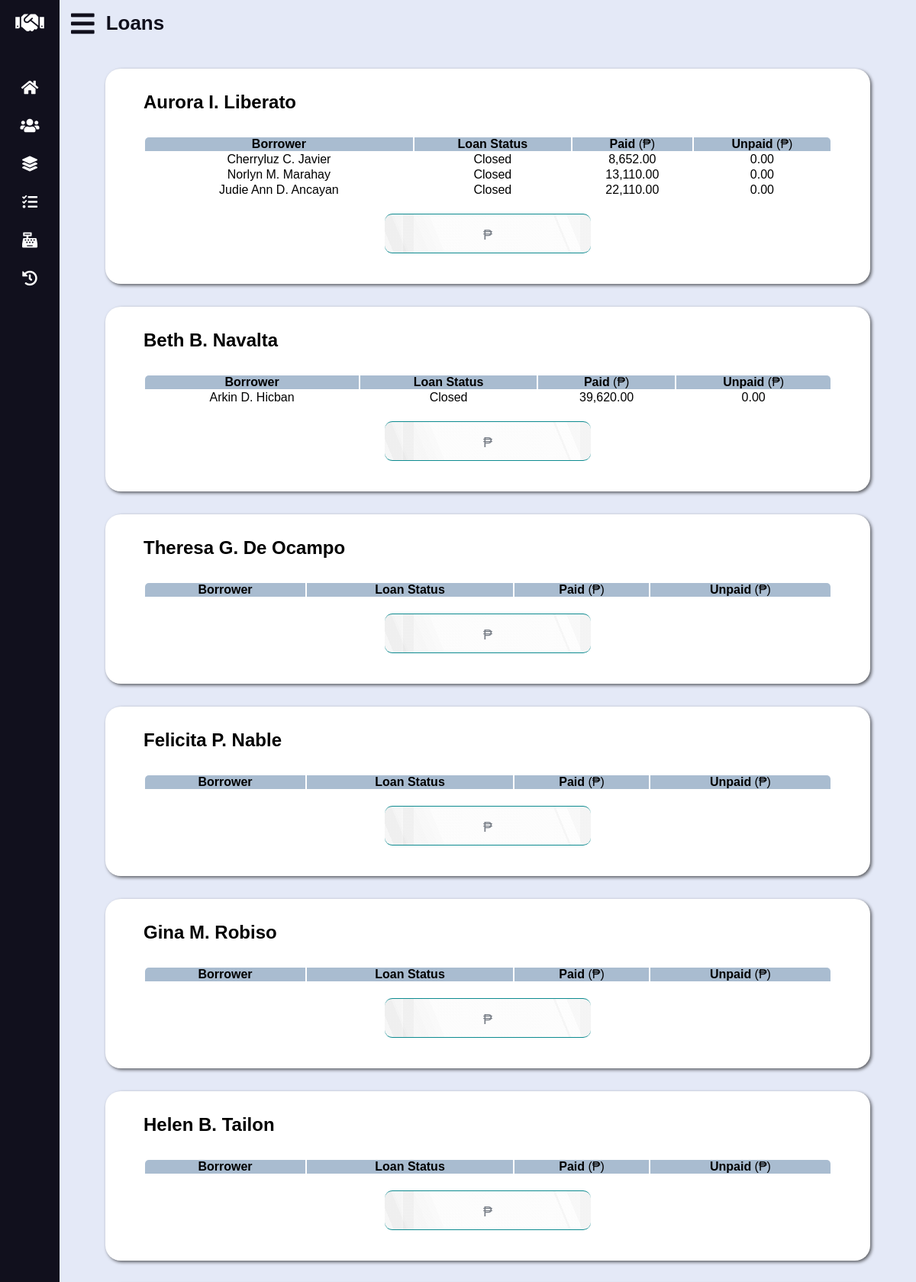
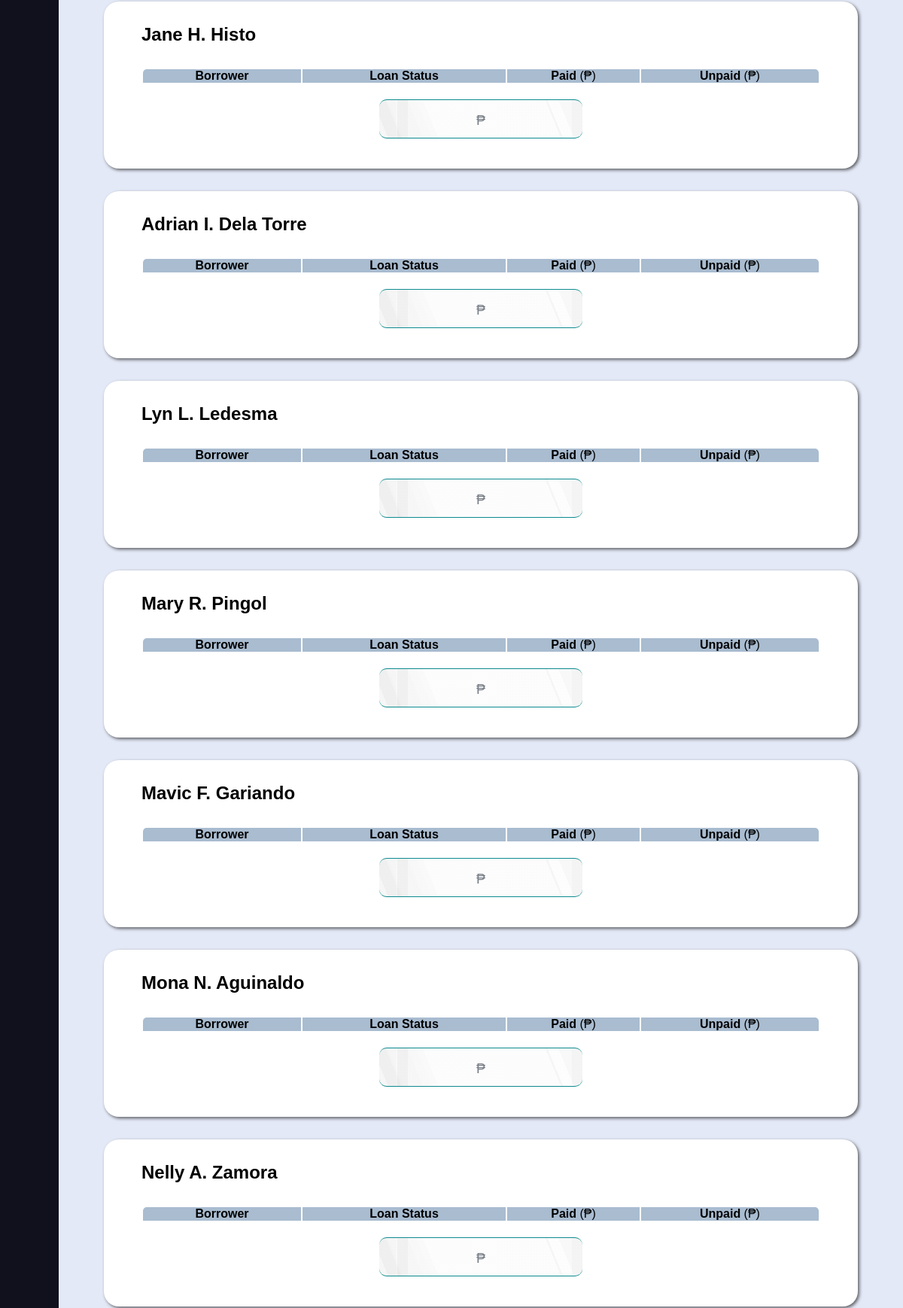
Page /loans.php (signed in, upper part) on the committed database (2 pictures, top to bottom).
### tables this page shows
CREATE TABLE `data_subject` (
	`data_subject_id` INT UNSIGNED AUTO_INCREMENT PRIMARY KEY,
	`fname` VARCHAR(50) NOT NULL,
	`mname` VARCHAR(50) NOT NULL,
	`lname` VARCHAR(50) NOT NULL,
	`contact_no` CHAR(11) NOT NULL,
	`bday` DATE NOT NULL,
	`phase_block_lot` VARCHAR(20) NOT NULL
);

CREATE TABLE `loan` (
	`loan_id` INT UNSIGNED AUTO_INCREMENT PRIMARY KEY,
	`borrower_id` INT UNSIGNED NOT NULL,
	`guarantor_id` INT UNSIGNED NOT NULL,
	`loan_date_time` DATETIME NOT NULL DEFAULT (NOW()),
	`principal` DECIMAL(10, 2) NOT NULL,
	`status` ENUM('Active', 'Closed') DEFAULT 'Active' NOT NULL,
	`proof` CHAR(10) NOT NULL,
	`collateral` CHAR(10),
	`cycle_id` YEAR DEFAULT (YEAR(CURDATE())),

	CONSTRAINT fk_loan_borrower_id FOREIGN KEY (`borrower_id`)
		REFERENCES `data_subject` (`data_subject_id`)
		ON UPDATE CASCADE
		ON DELETE RESTRICT,
	CONSTRAINT fk_loan_guarantor_id FOREIGN KEY (`guarantor_id`)
		REFERENCES `guarantor` (`guarantor_id`)
		ON UPDATE CASCADE
		ON DELETE RESTRICT,
	CONSTRAINT fk_loan_cycle_id FOREIGN KEY (`cycle_id`)
		REFERENCES `cycle` (`cycle_id`)
		ON UPDATE CASCADE
		ON DELETE RESTRICT
);

### lib/database-handler.php (called while the page is built, shortened)
<?php
class Database {
	private $host = DB_HOST;
	private $dbname = DB_NAME;
	private $charset = DB_CHARSET;
	private $user = DB_USER;
	private $password = DB_PASSWORD;
	private $dbh;
	private $stmt;
	public function __construct() {
		$dsn = "mysql:host=".$this->host.";charset=".$this->charset.";dbname=".$this->dbname;
		$options = array (
			PDO::ATTR_PERSISTENT => true,
			PDO::ATTR_ERRMODE => PDO::ERRMODE_EXCEPTION,
			PDO::ATTR_ORACLE_NULLS => PDO::NULL_NATURAL
		);
		try {
			$this->dbh = new PDO($dsn, $this->user, $this->password, $options);
		}
		catch (PDOException $e) {
			$this->error = $e->getMessage()." in ".$e->getFile()." on line ".$e->getLine();
			$this->terminate();
		}
	}
	public function query($query) {
		$this->stmt = $this->dbh->prepare($query);
	}
	public function execute($message = "", $redirect = "") {
		try {
			return $this->stmt->execute();
		}
		catch (PDOException $e) {
			$this->logFile = "../src/log.txt";
			$this->error = $e->getMessage()." in ".$e->getFile()." on line ".$e->getLine();
			$this->logError();
		}
		finally {
			if ($redirect !== "") {
				$this->confirmQuery($message, $redirect);
			}
		}
	}
	public function resultSet() {
		$this->execute();
		return $this->stmt->fetchAll(PDO::FETCH_OBJ);
	}
	public function resultSetOneColumn() {
		$this->execute();
		return $this->stmt->fetchAll(PDO::FETCH_COLUMN);
	}
	public function __destruct() {
		$this->dbh = null;
	}
}

### models/Guarantor.php (called while the page is built, shortened)
<?php
class Guarantor {
	private $db;
	private $cycle;
	public function __construct() {
		$this->db = new Database();
		$cycle = new Cycle();
		$this->cycle = $cycle->getCycleId();
	}
	public function getCurrentGuarantors() {
		$this->db->query("
			SELECT
				*
			FROM
				`data_subject`
			INNER JOIN `guarantor_cycle_map`
				ON `data_subject_id` = `guarantor_id`
			WHERE
				`cycle_id` = $this->cycle
		");
		return $this->db->resultSet();
	}
}

### models/Cycle.php (called while the page is built, shortened)
<?php
class Cycle {
	private $db;
	public function __construct() {
		$this->db = new Database();
	}
	public function getCycleId() {
		if (isset($_SESSION["cycle"])) {
			$session_cycle = $_SESSION["cycle"];
			$periods = $this->getPeriods();
			if (in_array($session_cycle, $periods))
				return $session_cycle;
			else
				return $this->getLatestPeriod();
		}
	}
	public function getPeriods() {
		$this->db->query("SELECT `cycle_id` FROM `cycle`");
		return $this->db->resultSetOneColumn();
	}
}

### models/Transaction.php (called while the page is built, shortened)
<?php
class Transaction {
	public function __construct() {
		$this->db = new Database();
		$cycle = new Cycle();
		$this->cycle = $cycle->getCycleId();
	}
}

### models/Loan.php (called while the page is built, shortened)
<?php
class Loan extends Transaction {
	public function getLoanSummaryByGuarantor($id) {
		$this->db->query("
			SELECT
				`fname`,
				`mname`,
				`lname`,
				`status`,
				total_payments_by_loan(`loan_id`) AS `paid`,
				total_receivables_by_loan(`loan_id`) AS `unpaid`
			FROM
				`loan`
			INNER JOIN `data_subject`
				ON `borrower_id` = `data_subject_id`
			WHERE
				`cycle_id` = $this->cycle AND
				`guarantor_id` = $id
		");
		return $this->db->resultSet();
	}
}

### loans.php (the view, shortened to what this page needs)
<?php
	require_once "lib/database-handler.php";
	require_once "models/Cycle.php";
	require_once "models/Guarantor.php";
	require_once "models/Transaction.php";
	require_once "models/Loan.php";
	$guarantor = new Guarantor();
	$guarantors = $guarantor->getCurrentGuarantors();
	$loan = new Loan();
?>
<!DOCTYPE html>
<html lang="en">
<head>
	<link rel="stylesheet" type="text/css" href="css/all.min.css" />
	<link rel="stylesheet" type="text/css" href="css/datatables.min.css" />
	<link rel="stylesheet" type="text/css" href="css/style.css" />
	<link rel="stylesheet" type="text/css" href="css/vertical-nav-bar.css" />
	<link rel="stylesheet" type="text/css" href="css/tables.css" />
	<link rel="stylesheet" type="text/css" href="css/forms.css" />
	<link rel="stylesheet" type="text/css" href="css/loans.css" />
	<link rel="stylesheet" type="text/css" href="css/media-queries.css" />
</head>
<body>
	<main id="loans">
		<header>
			<i class="fas fa-bars"></i>
			<h2 class="text">Loans</h2>
		</header>
		<?php
		if (count($guarantors) > 0):
			foreach ($guarantors as $g):
				$loans = $loan->getLoanSummaryByGuarantor($g->guarantor_id);
				$gname_composed = $g->fname." ".$g->mname[0].". ".$g->lname;
		?>
		<section data-gurantor-lname="<?php echo $g->lname; ?>">
			<h3><?php echo $gname_composed; ?></h3>
			<table
				id="<?php echo $g->guarantor_id; ?>-tbl"
				data-guarantor-name="<?php echo $gname_composed; ?>"
				class="display cell-border"
				width="100%"
				>
				<thead>
					<tr>
						<th>Borrower</th>
						<th>Loan Status</th>
						<th>Paid <span>(&#8369;)</span></th>
						<th>Unpaid <span>(&#8369;)</span></th>
					</tr>
				</thead>
				<tbody>
					<?php
						if (!is_null($loans)):
							foreach ($loans as $l):
					 ?>
					<tr>
						<td data-sort="<?php echo $l->lname; ?>"><?php echo $l->fname." ".$l->mname[0].". ".$l->lname; ?></td>
						<td><?php echo $l->status; ?></td>
						<td><?php echo number_format($l->paid, 2, ".", ","); ?></td>
						<td><?php echo number_format($l->unpaid, 2, ".", ","); ?></td>
					</tr>
					<?php
							endforeach;
						endif;
					?>
				</tbody>
			</table>
			<p class="pattern-bg"><span class="peso-sign">&#8369; </span><span class="amount"></span></p>
		</section>
		<?php
			endforeach;
		endif; ?>
	</main>
</body>
</html>

### css/style.css (style rules this page uses)
:root { --athens-gray: #e8e9eb; --azureish-white: #dae8f5; --blue-chill: #0d8b90; --botticelli: #d4e1ee; --chambray: #345f90; --cyan: #03b8c0; --dark-purple: #1d1b31; --eden: #0d3b4c; --light-gray: #d3d3d3; --light-steel-blue: #a9bcd0; --link-water: #e4e9f7; --persian-red: #d33333; --roman-silver: #787e87; --silver-sand: #c5c6c8; --xiketic: #11101d; }
* { box-sizing: border-box; font-family: "Poppins", sans-serif; margin: 0; padding: 0; }
html, body { height: 100%; }
main { background: var(--link-water); left: 280px; min-height: 100vh; padding-bottom: 30px; position: relative; transition: all 0.5s ease; width: calc(100% - 280px); }
main header { align-items: center; color: var(--xiketic); display: flex; font-size: 35px; height: 60px; overflow: hidden; }
main header .fa-bars { cursor: pointer; margin: 0 15px; }
h2 { font-size: 26px; font-weight: 600; }
h3 { font-size: 24px; margin: 10px 0; }
section { background-color: #fff; border-radius: 20px; box-shadow: 2px 2px 4px rgba(0, 0, 0, 0.6); margin: 30px 60px; padding: 20px 50px 40px 50px; }
.pattern-bg { background-image: linear-gradient(90deg, rgba(165, 165, 165, 0.03) 0%, rgba(165, 165, 165, 0.03) 8%,rgba(235, 235, 235, 0.03) 8%, rgba(235, 235, 235, 0.03) 9%,rgba(7, 7, 7, 0.03) 9%, rgba(7, 7, 7, 0.03) 14%,rgba(212, 212, 212, 0.03) 14%, rgba(212, 212, 212, 0.03) 17%,rgba(219, 219, 219, 0.03) 17%, rgba(219, 219, 219, 0.03) 95%,rgba(86, 86, 86, 0.03) 95%, rgba(86, 86, 86, 0.03) 100%),linear-gradient(67.5deg, rgba(80, 80, 80, 0.03) 0%, rgba(80, 80, 80, 0.03) 11%,rgba(138, 138, 138, 0.03) 11%, rgba(138, 138, 138, 0.03) 17%,rgba(122, 122, 122, 0.03) 17%, rgba(122, 122, 122, 0.03) 24%,rgba(166, 166, 166, 0.03) 24%, rgba(166, 166, 166, 0.03) 27%,rgba(245, 245, 245, 0.03) 27%, rgba(245, 245, 245, 0.03) 89%,rgba(88, 88, 88, 0.03) 89%, rgba(88, 88, 88, 0.03) 100%),linear-gradient(67.5deg, rgba(244, 244, 244, 0.03) 0%, rgba(244, 244, 244, 0.03) 4%,rgba(16, 16, 16, 0.03) 4%, rgba(16, 16, 16, 0.03) 10%,rgba(157, 157, 157, 0.03) 10%, rgba(157, 157, 157, 0.03) 20%,rgba(212, 212, 212, 0.03) 20%, rgba(212, 212, 212, 0.03) 83%,rgba(5, 5, 5, 0.03) 83%, rgba(5, 5, 5, 0.03) 84%,rgba(237, 237, 237, 0.03) 84%, rgba(237, 237, 237, 0.03) 100%),linear-gradient(90deg, #ffffff, #ffffff); border-bottom: 1px solid var(--blue-chill); border-top: 1px solid var(--blue-chill); }

### css/vertical-nav-bar.css (style rules this page uses)
nav { background: var(--xiketic); height: 100%; left: 0; position: fixed; top: 0; transition: all 0.5s ease; width: 280px; z-index: 100; }
nav.closed { width: 78px; }
nav h1 { align-items: center; display: flex; height: 60px; width: 100%; }
nav h1 .fa-handshake { color: #fff; font-size: 30px; height: 50px; line-height: 50px; min-width: 78px; text-align: center; }
nav .nav-links { height: 100%; overflow: auto; padding: 30px 0 150px 0; }
nav.closed .nav-links { overflow: visible; }
nav .nav-links li { list-style: none; position: relative; transition: all 0.4s ease; }
nav .nav-links li .parent-menu { align-items: center; display: flex; justify-content: space-between; }
nav.closed .nav-links li .parent-menu { display: block }
nav .nav-links li i { color: #fff; cursor: pointer; font-size: 20px; height: 50px; line-height: 50px; min-width: 78px; text-align: center; transition: all 0.3s ease; }
nav .nav-links li a { align-items: center; display: flex; text-decoration: none; }
nav.closed ~ main { left: 78px; width: calc(100% - 78px); }

### css/tables.css (style rules this page uses)
table { padding-top: 20px; text-align: center; }
table thead th { background-color: var(--light-steel-blue); font-family: "Poppins Regular", sans-serif; }
table thead th:first-child { border-radius: 5px 0 0 0; }
table thead th:last-child { border-radius: 0 5px 0 0; }
.fas, .far, #new-guarantor table tr:hover { cursor: pointer; }
th span { font-weight: normal; }

### css/loans.css (style rules this page uses)
p { border-radius: 10px; margin: 20px auto 0 auto; padding: 10px; text-align: center; width: 30%; }
.peso-sign { color: var(--roman-silver); font-size: 18px; }

### rows in the picture
data_subject: gname_composed "Aurora I. Liberato"
loan: borrower.fname "Cherryluz", borrower.mname "C", borrower.lname "Javier", status "Closed", paid "8,652.00", unpaid "0.00"
loan: borrower.fname "Norlyn", borrower.mname "M", borrower.lname "Marahay", status "Closed", paid "13,110.00", unpaid "0.00"
loan: borrower.fname "Judie Ann", borrower.mname "D", borrower.lname "Ancayan", status "Closed", paid "22,110.00", unpaid "0.00"
data_subject: gname_composed "Beth B. Navalta"
loan: borrower.fname "Arkin", borrower.mname "D", borrower.lname "Hicban", status "Closed", paid "39,620.00", unpaid "0.00"
data_subject: gname_composed "Theresa G. De Ocampo"
data_subject: gname_composed "Felicita P. Nable"
data_subject: gname_composed "Gina M. Robiso"
data_subject: gname_composed "Helen B. Tailon"
data_subject: gname_composed "Jane H. Histo"
data_subject: gname_composed "Adrian I. Dela Torre"
data_subject: gname_composed "Lyn L. Ledesma"
data_subject: gname_composed "Mary R. Pingol"
data_subject: gname_composed "Mavic F. Gariando"
data_subject: gname_composed "Mona N. Aguinaldo"
data_subject: gname_composed "Nelly A. Zamora"
